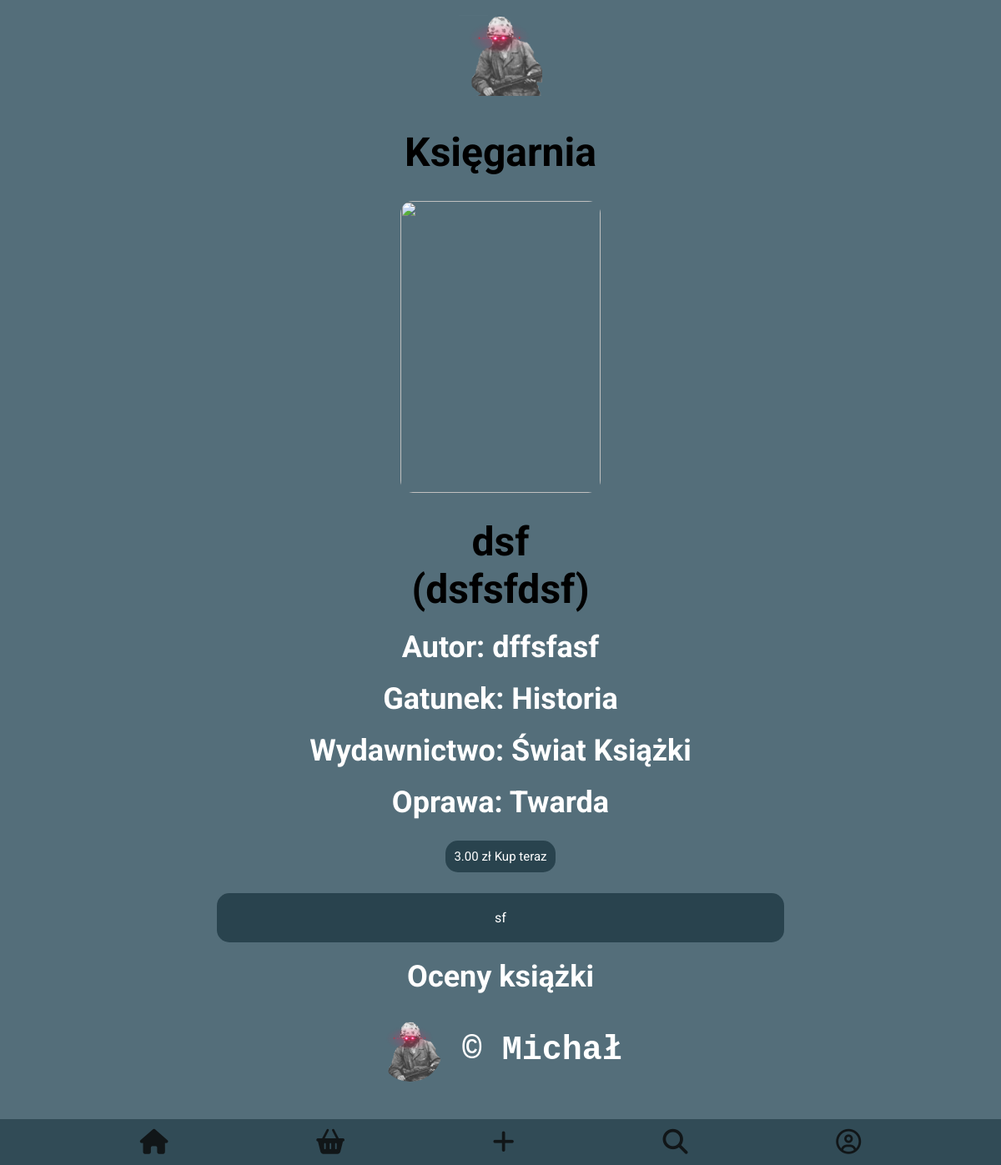
/index.php?plik=opis&nr=38, run on the app's committed database.
### tables this page shows
CREATE TABLE `ksiazki` (
  `id` int(4) NOT NULL,
  `tyt_pol` varchar(100) NOT NULL,
  `tyt_org` varchar(100) NOT NULL,
  `autor` varchar(50) NOT NULL,
  `gatunek` int(2) NOT NULL,
  `wydawnictwo` int(2) NOT NULL,
  `opis` text NOT NULL,
  `okladka` int(3) NOT NULL,
  `cena` decimal(8,2) NOT NULL,
  `datawyd` date NOT NULL
);

CREATE TABLE `gatunki` (
  `lp` int(3) NOT NULL,
  `gat` varchar(45) NOT NULL
);

CREATE TABLE `wyd` (
  `idwyd` int(3) NOT NULL,
  `wyd` varchar(50) NOT NULL
);

CREATE TABLE `okladka` (
  `idokl` int(3) NOT NULL,
  `okl` varchar(25) NOT NULL
);

### opis.php (the view, shortened to what this page needs)
<?php
require("conf.php");
$nr= $_GET["nr"];
$wynik = mysqli_query($conn, "SELECT * FROM ksiazki, gatunki, wyd, okladka WHERE ksiazki.gatunek = gatunki.lp and ksiazki.wydawnictwo = wyd.idwyd and ksiazki.okladka = okladka.idokl and id=$nr");
$wiersz = mysqli_fetch_array($wynik);
echo '<div id="opis">';
echo '<img style="margin: 10px;" src="img/'.  $wiersz["id"] . '.jpg" height="350px" class="ksiazkaimg"/>';
echo '<div class="imgside"><h1>'.  $wiersz["tyt_pol"] . '<br>('.  $wiersz["tyt_org"] .')</h1>
<h2>Autor: '.  $wiersz["autor"] .'</h2>
<h2>Gatunek: '.  $wiersz["gat"] .'</h2>
<h2>Wydawnictwo: '.  $wiersz["wyd"] .'</h2>
<h2>Oprawa: '.  $wiersz["okl"] .'</h2>
<button>'. $wiersz["cena"] .' zł Kup teraz</button>';
echo'</div>';
echo '<div class="opis">'.  $wiersz["opis"] .'</div>';
echo'<h2>Oceny książki</h2>';
?>
</div>

### main.css (style rules this page uses)
:root { --green: #546e7a; --greendark: #29434e; --greenlight: #819ca9; --black: #000; --white: #fff; --kol: 0; }
body { margin: 0px; font-family: 'Roboto', sans-serif; font-weight: 400; color: var(--white); text-align: center; text-decoration: none !important; background-repeat: no-repeat; background-attachment: fixed; background-position: center; background-color: var(--green); overflow-x: hidden; }
h1 { font-size: 48px; font-weight: bold; margin: 20px; color: var(--black); }
h2 { font-size: 36px; font-weight: bold; margin: 20px; color: var(--white); }
#opis { width: 60vw; margin-top: 15px; margin-left: auto; margin-right: auto; }
.opis { background-color: var(--greendark); margin:20px; padding: 20px; border-radius: 15px; -webkit-border-radius: 15px; -moz-border-radius: 15px; -ms-border-radius: 15px; -o-border-radius: 15px; }
.imgside { display: inline-block; vertical-align: top; }
.ksiazkaimg { width: 240px; border-radius: 15px; -webkit-border-radius: 15px; -moz-border-radius: 15px; -ms-border-radius: 15px; -o-border-radius: 15px; }
input[type="submit"], input[type="reset"], input[type="button"], input[type="password"], button { display: inline-block; padding: 8px 12px; color: var(--white); background-color: var(--greendark); border: 0; cursor: pointer; transition: all 300ms ease; border-radius: 15px; -webkit-border-radius: 15px; -moz-border-radius: 15px; -ms-border-radius: 15px; -o-border-radius: 15px; font-size: 20px; margin: 10px; }
input[type="text"], input[type="date"], input[type="number"], select, option, textarea, datalist, button { display: inline-block; padding: 10px; background-color: var(--greendark); border: 0; color: var(--white); font-family: 'Roboto', sans-serif; cursor: pointer; transition: all 300ms ease; border-radius: 15px; -webkit-border-radius: 15px; -moz-border-radius: 15px; -ms-border-radius: 15px; -o-border-radius: 15px; font-size: 15px; margin: 5px; }

### data on the page
ksiazki: tyt_pol "dsf", tyt_org "dsfsfdsf", autor "dffsfasf", gatunek.gat "Historia", wydawnictwo.wyd "Świat Książki", okladka.okl "Twarda", cena "3.00", opis "sf"
